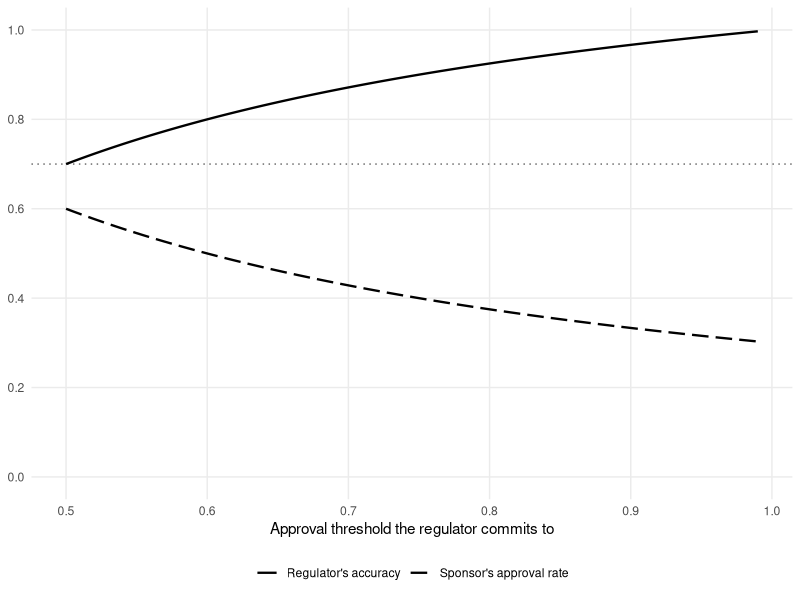

Write the R code that produced this figure.
## ---- chunk 1
suppressMessages({library(dplyr); library(tidyr); library(purrr); library(ggplot2); library(knitr)})
mu <- 0.3; t0 <- 0.5
sens <- 0.8; fpr <- 0.3; N <- 4
## ---- chunk 2
#| label: tbl-twobytwo
#| tbl-cap: "The sponsor's approval rate and the regulator's accuracy (probability of a correct decision) under each channel and each kind of receiver. Prior that the drug works: 0.3; approval threshold: 0.5. Selection: four studies each with sensitivity 0.8 and false-positive rate 0.3, only positives reported. Design: the sponsor's optimal single-outcome test. With no evidence the regulator's accuracy is 0.7."
post_full  <- function(k) { lg <- mu * dbinom(k, N, sens); lb <- (1 - mu) * dbinom(k, N, fpr); lg / (lg + lb) }
post_naive <- function(k) { lg <- mu * sens^k; lb <- (1 - mu) * fpr^k; lg / (lg + lb) }
sel <- expand_grid(state = c("G", "B"), k = 0:N) |>
  mutate(pr = if_else(state == "G", mu, 1 - mu) * dbinom(k, N, if_else(state == "G", sens, fpr)),
         cursed = post_naive(k) >= t0, sophisticated = post_full(k) >= t0) |>
  pivot_longer(c(cursed, sophisticated), names_to = "receiver", values_to = "approve") |>
  group_by(receiver) |>
  summarise(approval = sum(pr * approve),
            accuracy = sum(pr * if_else(state == "G", approve, !approve)), .groups = "drop") |>
  mutate(channel = "Selection")
q_star <- mu * (1 - t0) / ((1 - mu) * t0)
des <- tibble(receiver = c("cursed", "sophisticated"), channel = "Design",
              approval = mu + (1 - mu) * q_star, accuracy = mu + (1 - mu) * (1 - q_star))
bind_rows(sel, des) |>
  mutate(receiver = if_else(receiver == "cursed", "Cursed receiver", "Sophisticated receiver")) |>
  pivot_wider(names_from = receiver, values_from = c(approval, accuracy)) |>
  transmute(Channel = channel,
            `Approval (cursed)` = sprintf("%.2f", `approval_Cursed receiver`),
            `Accuracy (cursed)` = sprintf("%.2f", `accuracy_Cursed receiver`),
            `Approval (sophisticated)` = sprintf("%.2f", `approval_Sophisticated receiver`),
            `Accuracy (sophisticated)` = sprintf("%.2f", `accuracy_Sophisticated receiver`)) |>
  kable(align = "lcccc")
## ---- chunk 3
#| label: fig-threshold
#| fig-cap: "The regulator's accuracy and the sponsor's approval rate as a function of the approval threshold the regulator commits to, when the sponsor best-responds by designing the test. Prior that the drug works: 0.3. The dotted line is the regulator's accuracy with no evidence."
#| fig-width: 6
#| fig-height: 3.6
tibble(t = seq(0.5, 0.99, by = 0.005)) |>
  mutate(`Regulator's accuracy` = 1 - mu * (1 - t) / t,
         `Sponsor's approval rate` = mu / t) |>
  pivot_longer(-t, names_to = "quantity", values_to = "value") |>
  ggplot(aes(t, value, linetype = quantity)) +
  geom_hline(yintercept = 1 - mu, linetype = "dotted", colour = "grey40") +
  geom_line(linewidth = 0.8) +
  scale_linetype_manual(values = c("solid", "longdash")) +
  scale_y_continuous(limits = c(0, 1), breaks = seq(0, 1, 0.2)) +
  labs(x = "Approval threshold the regulator commits to", y = NULL, linetype = NULL) +
  theme_minimal(base_size = 11) +
  theme(legend.position = "bottom", panel.grid.minor = element_blank())
